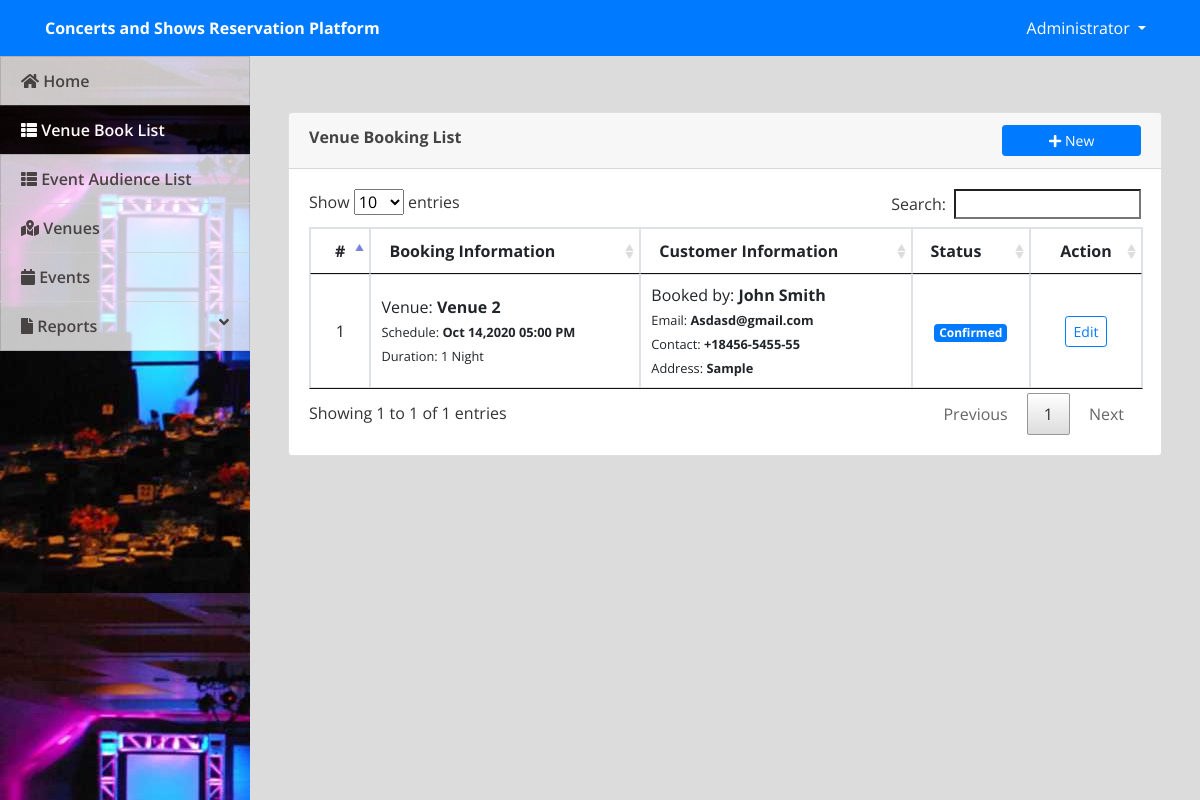
/admin/index.php?page=booking (signed in), run on the app's committed database.
### tables this page shows
CREATE TABLE `venue_booking` (
  `id` int(30) NOT NULL,
  `name` text NOT NULL,
  `address` text NOT NULL,
  `email` varchar(100) NOT NULL,
  `contact` varchar(100) NOT NULL,
  `venue_id` int(30) NOT NULL,
  `duration` varchar(100) NOT NULL,
  `datetime` datetime NOT NULL,
  `status` tinyint(1) NOT NULL DEFAULT 0 COMMENT '0-for verification,1=confirmed,2=canceled'
);

CREATE TABLE `venue` (
  `id` int(30) NOT NULL,
  `venue` text NOT NULL,
  `address` text NOT NULL,
  `description` text NOT NULL,
  `rate` float NOT NULL
);

### admin/booking.php (the view, shortened to what this page needs)
<?php include('db_connect.php');?>
<div class="container-fluid">
	<div class="col-lg-12">
		<div class="row">
			<div class="col-md-12">
				<div class="card">
					<div class="card-header">
						<b>Venue Booking List</b>
						<span class="">
							<button class="btn btn-primary btn-block btn-sm col-sm-2 float-right" type="button" id="new_book">
					<i class="fa fa-plus"></i> New</button>
				</span>
					</div>
					<div class="card-body">
						<table class="table table-bordered table-condensed table-hover">
							<thead>
								<tr>
									<th class="text-center">#</th>
									<th class="">Booking Information</th>
									<th class="">Customer Information</th>
									<th class="">Status</th>
									<th class="text-center">Action</th>
								</tr>
							</thead>
							<tbody>
								<?php
								$i = 1;
								$booking = $conn->query("SELECT b.*,v.venue from venue_booking b inner join venue v on v.id = b.venue_id");
								while($row=$booking->fetch_assoc()):
								?>
								<tr>
									<td class="text-center"><?php echo $i++ ?></td>
									<td class="">
										 <p>Venue: <b><?php echo ucwords($row['venue']) ?></b></p>
										 <p><small>Schedule: <b><?php echo date("M d,Y h:i A",strtotime($row['datetime'])) ?></b></small></p>
										 <p><small>Duration: <?php echo ucwords($row['duration']) ?></small></p>
									</td>
									<td class="">
										 <p>Booked by: <b><?php echo  ucwords($row['name']) ?></b></p>
										 <p><small>Email: <b><?php echo  ucwords($row['email']) ?></b></small></p>
										 <p><small>Contact: <b><?php echo  ucwords($row['contact']) ?></b></small></p>
										 <p><small>Address: <b><?php echo  ucwords($row['address']) ?></b></small></p>
									</td>
									<td class="text-center">
										 <?php if($row['status'] == 0): ?>
										 	<span class="badge badge-secondary">For Verification</span>
										 <?php elseif($row['status'] == 1): ?>
										 	<span class="badge badge-primary">Confirmed</span>
										<?php elseif($row['status'] == 2): ?>
										 	<span class="badge badge-danger">Cancelled</span>
										 <?php endif; ?>
									</td>
									<td class="text-center">
										<button class="btn btn-sm btn-outline-primary edit_book" type="button" data-id="<?php echo $row['id'] ?>" >Edit</button>
									</td>
								</tr>
								<?php endwhile; ?>
							</tbody>
						</table>
					</div>
				</div>
			</div>
		</div>
	</div>
</div>

### admin/assets/css/style.css (style rules this page uses)
body { font-family: "Open Sans", sans-serif; color: #444444; width: 100%; height: calc(100%); }

### admin/index.php (style rules this page uses)
body { background: #80808045; }

### admin/booking.php (style rules this page uses)
td { vertical-align: middle !important; }
td p { margin: unset }

### data on the page
venue_booking: venue.venue "Venue 2", datetime "Oct 14,2020 05:00 PM", duration "1 Night", name "John Smith", email "Asdasd@gmail.com", contact "+18456-5455-55", address "Sample", status "Confirmed"

### other printed values
$_SESSION['login_name'] "Administrator"
